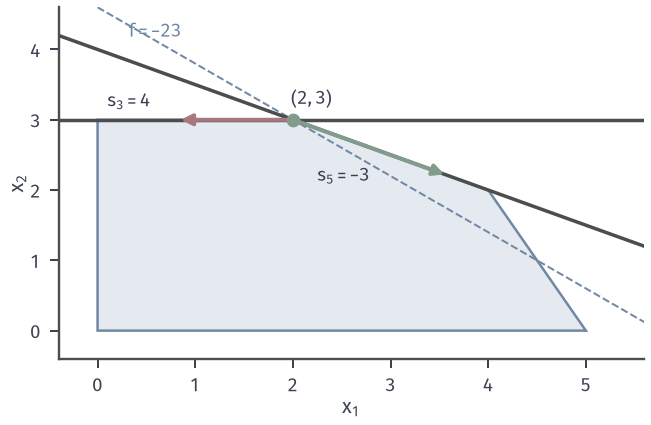

Reproduce this figure in Python.
from pathlib import Path
import sys
sys.path.insert(0, str(Path(__file__).resolve().parents[1]/"simplex-common"))
from lp_plot import *

# Basis (1,4,2) at vertex (2,3): entering x3 moves by (-1,0) at rate s3=4; entering x5 moves by (2,-1) at rate s5=-3.
xlim, ylim = (-.4, 5.6), (-.4, 4.6)
fig, ax = figure(width_mm=92, height_mm=60)
A, b = with_sign(RES_A, RES_B); V = polygon(A, b)
draw_region(ax, V)
contours(ax, PROFIT, [23], xlim, ylim)
draw_line(ax, RES_A[0], 8, xlim, ylim, lw=1.4); draw_line(ax, RES_A[2], 3, xlim, ylim, lw=1.4)
ax.plot([2],[3],'o',color=GREEN,ms=4.5,zorder=7)
ax.annotate('', xy=(3.6,2.2), xytext=(2,3), arrowprops=dict(arrowstyle='-|>', color=GREEN, lw=1.6, mutation_scale=9), zorder=6)
ax.annotate('', xy=(.8,3), xytext=(2,3), arrowprops=dict(arrowstyle='-|>', color=RED, lw=1.6, mutation_scale=9), zorder=6)
ax.text(2.25, 2.12, '$s_5=-3$', fontsize=7.5, color=INK)
ax.text(.1, 3.18, '$s_3=4$', fontsize=7.5, color=INK)
ax.text(4.72,4.15,'',fontsize=7.5)
ax.text(.32, 4.17, '$f=-23$', fontsize=7.5, color=BLUE)
ax.text(1.98, 3.22, '$(2,3)$', fontsize=7.5, color=INK)
setup(ax, xlim, ylim, range(0,6), range(0,5))
save(fig, Path(__file__).resolve().parent, 'figure', {'basis':'(1,4,2)','s3':4,'s5':-3,'moves':{'x3':[-1,0],'x5':[2,-1]}})
